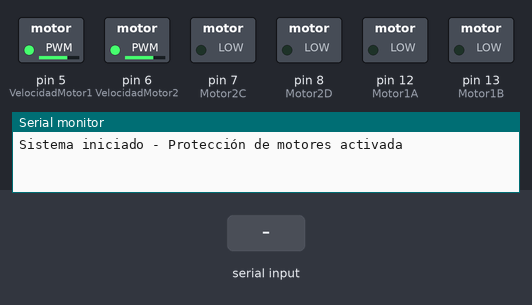
This sketch was run on a simulated Arduino Uno, built with avr-gcc and run on an emulated ATmega328P. Parts: switched loads named in the sketch (green lamp = pin HIGH), the last lines printed to the serial monitor. The inputs (shaded band) are chosen by the test bench.

Above: at 1.2 s.
1.3 s: "5" received over the second serial link
At 2.1 s:
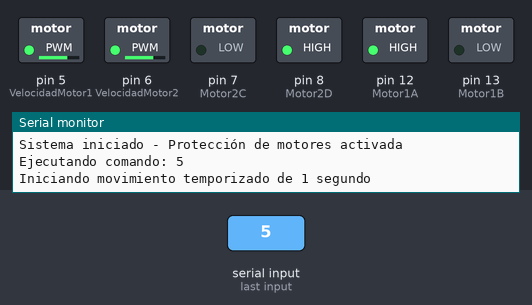
3.8 s: "2" received over the second serial link
At 4.7 s:
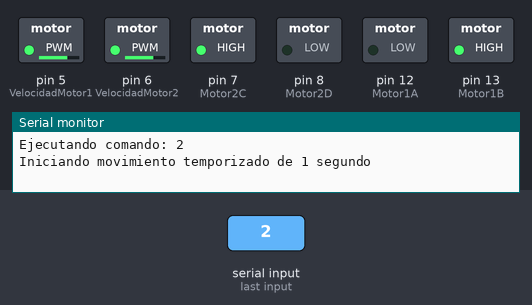
6.4 s: "H" received over the second serial link
At 7.8 s:
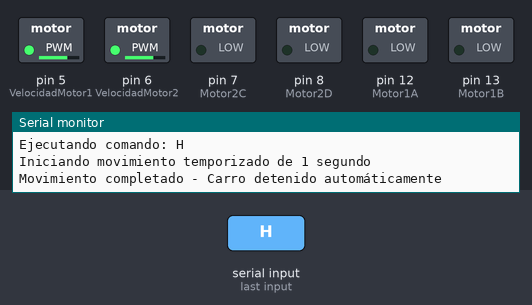
7.9 s: "3" received over the second serial link
At 8.7 s:
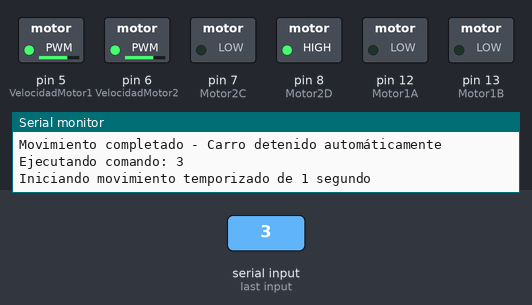
10.4 s: "4" received over the second serial link
At 11.0 s:
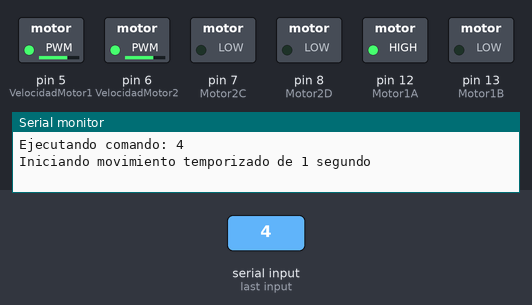
13.0 s: "6" received over the second serial link
At 14.6 s:
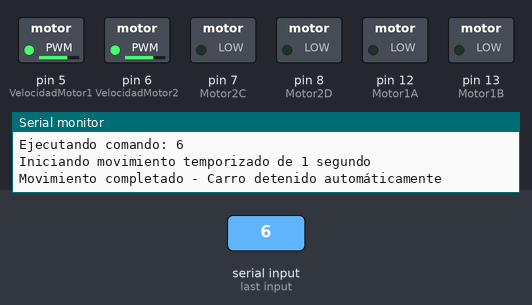
Timing chart, 0 to 15.5 s (numbered marks = the images above; inputs shaded):
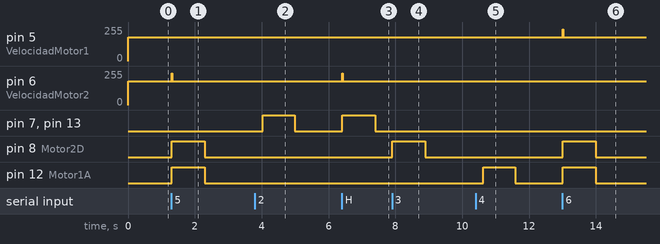

The sketch:

sketch_may25a.ino
```cpp
// // SIN TIEMPO DE EJECUCIÓN DE LOS MOVIMIENTOS
// // Incluimos libreria
// #include <SoftwareSerial.h>

// // Instanciamos objeto SoftwareSerial para controlar el bluetooth
// SoftwareSerial hc06(2,3);

// // Definición pines EnA y EnB para el control de la velocidad
// int VelocidadMotor1 = 5;
// int VelocidadMotor2 = 6;

// // Definición de los pines de control de giro de los motores In1, In2, In3 e In4
// int Motor1A = 12;
// int Motor1B = 13;
// int Motor2C = 7;
// int Motor2D = 8;


// // Definición de la velocidad inicial de los motores
// int speedMotor = 180;

// // Variable para capturar el comando que llega desde la app
// String cmd = "";

// // NUEVA FUNCIONALIDAD: Variables para el sistema de protección de motores
// String lastCommand = "0";  // Guardamos el último comando ejecutado (inicia en stop)
// unsigned long lastCommandTime = 0;  // Tiempo del último comando
// const int MOTOR_PROTECTION_DELAY = 150;  // Tiempo de pausa en millisegundos para proteger motores

// void setup(){
//   // Serial Monitor
//   Serial.begin(9600);

//   // Bluetooth Serial Port
//   hc06.begin(9600);


//   // Establecemos modo de los pines del control de motores
//   pinMode(Motor1A, OUTPUT);
//   pinMode(Motor1B, OUTPUT);
//   pinMode(Motor2C, OUTPUT);
//   pinMode(Motor2D, OUTPUT);
//   pinMode(VelocidadMotor1, OUTPUT);
//   pinMode(VelocidadMotor2, OUTPUT);

//   // Configuramos velocidad de los dos motores
//   analogWrite(VelocidadMotor1, speedMotor);
//   analogWrite(VelocidadMotor2, speedMotor);

//   // Iniciamos con los motores detenidos para seguridad
//   stopCar();

//   Serial.println("Sistema iniciado - Protección de motores activada");
// }

// void loop(){
//   // Leemos los datos recibidos
//   while(hc06.available() > 0){
//     cmd += (char)hc06.read();
//   }

//   // Programamos cada una de las acciones a realizar según el comando recibido
//   if(cmd != ""){
//     cmd = cmd[0];  // Tomamos solo el primer carácter

//     // PROTECCIÓN DE MOTORES: Verificamos si necesitamos pausa de seguridad
//     if(needsMotorProtection(cmd)){
//       Serial.println("Aplicando protección de motores...");
//       safeDirectionChange();
//     }

//     // Ejecutamos el comando solicitado
//     executeCommand(cmd);

//     // Actualizamos el registro del último comando para futura protección
//     lastCommand = cmd;
//     lastCommandTime = millis();

//     // Damos la orden como ejecutada y esperamos la siguiente
//     cmd = "";
//   }
// }

// // FUNCIÓN DE PROTECCIÓN: Determina si necesitamos aplicar pausa de seguridad
// bool needsMotorProtection(String newCommand){
//   // Si es el primer comando o es parar, no necesita protección
//   if(lastCommand == "0" || newCommand == "0"){
//     return false;
//   }

//   // Verificamos cambios peligrosos que requieren protección:

//   // 1. Cambio de adelante (1) a atrás (2) o viceversa
//   if((lastCommand == "1" && newCommand == "2") || (lastCommand == "2" && newCommand == "1")){
//     return true;
//   }

//   // 2. Cambio de giros básicos a movimientos opuestos
//   if((lastCommand == "3" && newCommand == "4") || (lastCommand == "4" && newCommand == "3")){
//     return true;
//   }

//   // 3. Cambio de movimientos diagonales hacia adelante a movimientos hacia atrás
//   if((lastCommand == "5" || lastCommand == "6") && (newCommand == "2" || newCommand == "H" || newCommand == "J")){
//     return true;
//   }

//   // 4. Cambio de movimientos diagonales hacia atrás a movimientos hacia adelante
//   if((lastCommand == "H" || lastCommand == "J") && (newCommand == "1" || newCommand == "5" || newCommand == "6")){
//     return true;
//   }

//   return false;  // No necesita protección
// }

// // FUNCIÓN DE PROTECCIÓN: Detiene motores y aplica pausa de seguridad
// void safeDirectionChange(){
//   // Primero detenemos completamente todos los motores
//   stopCar();

//   // Aplicamos pausa para que los motores se detengan completamente
//   // Esto previene picos de corriente y protege el hardware
//   delay(MOTOR_PROTECTION_DELAY);

//   Serial.println("Pausa de protección completada - Motores seguros para cambio de dirección");
// }

// // FUNCIÓN MEJORADA: Ejecuta el comando de manera segura
// void executeCommand(String command){
//   Serial.print("Ejecutando comando: ");
//   Serial.println(command);

//   if(command == "0"){
//     stopCar();
//   }else if(command == "1"){
//     moveForwardCar();
//   }else if(command == "2"){
//     moveBackwardsCar();
//   }else if(command == "3"){
//     turnLeftCar();
//   }else if(command == "4"){
//     turnRightCar();
//   }else if(command == "5"){
//     moveForwardLeft();
//   }else if(command == "6"){
//     moveForwardRight();
//   }else if(command == "H"){
//     moveBackwardsLeft();
//   }else if(command == "J"){
//     moveBackwardsRight();
//   }else{
//     Serial.println("Comando no reconocido - Deteniendo por seguridad");
//     stopCar();
//   }
// }

// void stopCar(){
//   // Paramos el carrito de forma segura
//   digitalWrite(Motor1A, LOW);
//   digitalWrite(Motor1B, LOW);
//   digitalWrite(Motor2C, LOW);
//   digitalWrite(Motor2D, LOW);
// }

// void turnRightCar(){
//   // Configuramos sentido de giro para girar a la derecha
//   // Solo el motor izquierdo gira hacia adelante, creando pivote
//   digitalWrite(Motor1A, HIGH);
//   digitalWrite(Motor1B, LOW);
//   digitalWrite(Motor2C, LOW);
//   digitalWrite(Motor2D, LOW);
// }

// void turnLeftCar(){
//   // Configuramos sentido de giro para girar a la izquierda
//   // Solo el motor derecho gira hacia adelante, creando pivote
//   digitalWrite(Motor1A, LOW);
//   digitalWrite(Motor1B, LOW);
//   digitalWrite(Motor2C, LOW);
//   digitalWrite(Motor2D, HIGH);
// }

// void moveForwardCar(){
//   // Configuramos ambos motores para avanzar en línea recta
//   digitalWrite(Motor1A, HIGH);
//   digitalWrite(Motor1B, LOW);
//   digitalWrite(Motor2C, LOW);
//   digitalWrite(Motor2D, HIGH);
// }

// void moveBackwardsCar(){
//   // Configuramos ambos motores para retroceder en línea recta
//   digitalWrite(Motor1A, LOW);
//   digitalWrite(Motor1B, HIGH);
//   digitalWrite(Motor2C, HIGH);
//   digitalWrite(Motor2D, LOW);
// }

// void moveForwardLeft(){
//   // Giramos a la izquierda mientras avanza (curva suave)
//   // Aumentamos temporalmente la velocidad del motor derecho
//   analogWrite(VelocidadMotor2, speedMotor + 60);

//   // Ambos motores van hacia adelante, pero uno más rápido
//   digitalWrite(Motor1A, HIGH);
//   digitalWrite(Motor1B, LOW);
//   digitalWrite(Motor2C, LOW);
//   digitalWrite(Motor2D, HIGH);

//   // Mantenemos la diferencia de velocidad por un momento
//   delay(20);

//   // Regresamos a velocidad normal para suavizar el movimiento
//   analogWrite(VelocidadMotor2, speedMotor);
// }

// void moveForwardRight(){
//   // Giramos a la derecha mientras avanza (curva suave)
//   // Aumentamos temporalmente la velocidad del motor izquierdo
//   analogWrite(VelocidadMotor1, speedMotor + 60);

//   // Ambos motores van hacia adelante, pero uno más rápido
//   digitalWrite(Motor1A, HIGH);
//   digitalWrite(Motor1B, LOW);
//   digitalWrite(Motor2C, LOW);
//   digitalWrite(Motor2D, HIGH);

//   // Mantenemos la diferencia de velocidad por un momento
//   delay(20);

//   // Regresamos a velocidad normal para suavizar el movimiento
//   analogWrite(VelocidadMotor1, speedMotor);
// }

// void moveBackwardsLeft(){
//   // Giramos a la izquierda mientras retrocede (curva suave hacia atrás)
//   // Aumentamos temporalmente la velocidad del motor derecho
//   analogWrite(VelocidadMotor2, speedMotor + 60);

//   // Ambos motores van hacia atrás, pero uno más rápido
//   digitalWrite(Motor1A, LOW);
//   digitalWrite(Motor1B, HIGH);
//   digitalWrite(Motor2C, HIGH);
//   digitalWrite(Motor2D, LOW);

//   // Mantenemos la diferencia de velocidad por un momento
//   delay(20);

//   // Regresamos a velocidad normal para suavizar el movimiento
//   analogWrite(VelocidadMotor2, speedMotor);
// }

// void moveBackwardsRight(){
//   // Giramos a la derecha mientras retrocede (curva suave hacia atrás)
//   // Aumentamos temporalmente la velocidad del motor izquierdo
//   analogWrite(VelocidadMotor1, speedMotor + 60);

//   // Ambos motores van hacia atrás, pero uno más rápido
//   digitalWrite(Motor1A, LOW);
//   digitalWrite(Motor1B, HIGH);
//   digitalWrite(Motor2C, HIGH);
//   digitalWrite(Motor2D, LOW);

//   // Mantenemos la diferencia de velocidad por un momento
//   delay(20);

//   // Regresamos a velocidad normal para suavizar el movimiento
//   analogWrite(VelocidadMotor1, speedMotor);
// }


// 1 SEC POR MOVIMIENTO

// Incluimos libreria
#include <SoftwareSerial.h>

// Instanciamos objeto SoftwareSerial para controlar el bluetooth
SoftwareSerial hc06(2,3);

// Definición pines EnA y EnB para el control de la velocidad
int VelocidadMotor1 = 5;
int VelocidadMotor2 = 6;

// Definición de los pines de control de giro de los motores In1, In2, In3 e In4
int Motor1A = 12;
int Motor1B = 13;
int Motor2C = 7;
int Motor2D = 8;


// Definición de la velocidad inicial de los motores
int speedMotor = 180;

// Variable para capturar el comando que llega desde la app
String cmd = "";

// NUEVA FUNCIONALIDAD: Variables para el sistema de protección de motores
String lastCommand = "0";  // Guardamos el último comando ejecutado (inicia en stop)
unsigned long lastCommandTime = 0;  // Tiempo del último comando
const int MOTOR_PROTECTION_DELAY = 150;  // Tiempo de pausa en millisegundos para proteger motores

// NUEVA FUNCIONALIDAD: Variables para movimientos temporizados
bool isMoving = false;  // Indica si el carro está ejecutando un movimiento temporizado
unsigned long movementStartTime = 0;  // Momento en que inició el movimiento actual
const int MOVEMENT_DURATION = 1000;  // Duración de cada movimiento en milisegundos (1 segundo)

void setup(){
  // Serial Monitor
  Serial.begin(9600);

  // Bluetooth Serial Port
  hc06.begin(9600);


  // Establecemos modo de los pines del control de motores
  pinMode(Motor1A, OUTPUT);
  pinMode(Motor1B, OUTPUT);
  pinMode(Motor2C, OUTPUT);
  pinMode(Motor2D, OUTPUT);
  pinMode(VelocidadMotor1, OUTPUT);
  pinMode(VelocidadMotor2, OUTPUT);

  // Configuramos velocidad de los dos motores
  analogWrite(VelocidadMotor1, speedMotor);
  analogWrite(VelocidadMotor2, speedMotor);

  // Iniciamos con los motores detenidos para seguridad
  stopCar();

  Serial.println("Sistema iniciado - Protección de motores activada");
}

void loop(){
  // NUEVA FUNCIONALIDAD: Verificamos si hay un movimiento temporizado en progreso
  if(isMoving){
    // Calculamos cuánto tiempo ha pasado desde que inició el movimiento
    unsigned long elapsedTime = millis() - movementStartTime;

    // Si ya pasó el tiempo programado (1 segundo), detenemos el carro
    if(elapsedTime >= MOVEMENT_DURATION){
      stopCar();
      isMoving = false;  // Marcamos que ya no hay movimiento en progreso
      Serial.println("Movimiento completado - Carro detenido automáticamente");
    }
  }

  // Leemos los datos recibidos
  while(hc06.available() > 0){
    cmd += (char)hc06.read();
  }

  // Programamos cada una de las acciones a realizar según el comando recibido
  if(cmd != ""){
    cmd = cmd[0];  // Tomamos solo el primer carácter

    // PROTECCIÓN DE MOTORES: Verificamos si necesitamos pausa de seguridad
    if(needsMotorProtection(cmd)){
      Serial.println("Aplicando protección de motores...");
      safeDirectionChange();
    }

    // Ejecutamos el comando solicitado
    executeCommand(cmd);

    // Actualizamos el registro del último comando para futura protección
    lastCommand = cmd;
    lastCommandTime = millis();

    // Damos la orden como ejecutada y esperamos la siguiente
    cmd = "";
  }
}

// FUNCIÓN DE PROTECCIÓN: Determina si necesitamos aplicar pausa de seguridad
bool needsMotorProtection(String newCommand){
  // Si es el primer comando o es parar, no necesita protección
  if(lastCommand == "0" || newCommand == "0"){
    return false;
  }

  // Verificamos cambios peligrosos que requieren protección:

  // 1. Cambio de adelante (1) a atrás (2) o viceversa
  if((lastCommand == "1" && newCommand == "2") || (lastCommand == "2" && newCommand == "1")){
    return true;
  }

  // 2. Cambio de giros básicos a movimientos opuestos
  if((lastCommand == "3" && newCommand == "4") || (lastCommand == "4" && newCommand == "3")){
    return true;
  }

  // 3. Cambio de movimientos diagonales hacia adelante a movimientos hacia atrás
  if((lastCommand == "5" || lastCommand == "6") && (newCommand == "2" || newCommand == "H" || newCommand == "J")){
    return true;
  }

  // 4. Cambio de movimientos diagonales hacia atrás a movimientos hacia adelante
  if((lastCommand == "H" || lastCommand == "J") && (newCommand == "1" || newCommand == "5" || newCommand == "6")){
    return true;
  }

  return false;  // No necesita protección
}

// FUNCIÓN DE PROTECCIÓN: Detiene motores y aplica pausa de seguridad
void safeDirectionChange(){
  // Primero detenemos completamente todos los motores
  stopCar();

  // Aplicamos pausa para que los motores se detengan completamente
  // Esto previene picos de corriente y protege el hardware
  delay(MOTOR_PROTECTION_DELAY);

  Serial.println("Pausa de protección completada - Motores seguros para cambio de dirección");
}

// FUNCIÓN MEJORADA: Ejecuta el comando de manera segura con temporización
void executeCommand(String command){
  Serial.print("Ejecutando comando: ");
  Serial.println(command);

  if(command == "0"){
    // El comando de parar es inmediato y cancela cualquier movimiento temporizado
    stopCar();
    isMoving = false;
    Serial.println("Carro detenido manualmente");
  }else if(command == "1"){
    startTimedMovement();
    moveForwardCar();
  }else if(command == "2"){
    startTimedMovement();
    moveBackwardsCar();
  }else if(command == "3"){
    startTimedMovement();
    turnLeftCar();
  }else if(command == "4"){
    startTimedMovement();
    turnRightCar();
  }else if(command == "5"){
    startTimedMovement();
    moveForwardLeft();
  }else if(command == "6"){
    startTimedMovement();
    moveForwardRight();
  }else if(command == "H"){
    startTimedMovement();
    moveBackwardsLeft();
  }else if(command == "J"){
    startTimedMovement();
    moveBackwardsRight();
  }else{
    Serial.println("Comando no reconocido - Deteniendo por seguridad");
    stopCar();
  }
}

// NUEVA FUNCIÓN: Inicia el sistema de temporización para movimientos
void startTimedMovement(){
  isMoving = true;  // Marcamos que hay un movimiento en progreso
  movementStartTime = millis();  // Guardamos el momento exacto en que inició
  Serial.println("Iniciando movimiento temporizado de 1 segundo");
}

void stopCar(){
  // Paramos el carrito de forma segura
  digitalWrite(Motor1A, LOW);
  digitalWrite(Motor1B, LOW);
  digitalWrite(Motor2C, LOW);
  digitalWrite(Motor2D, LOW);
}

void turnRightCar(){
  // Configuramos sentido de giro para girar a la derecha
  // Solo el motor izquierdo gira hacia adelante, creando pivote
  digitalWrite(Motor1A, HIGH);
  digitalWrite(Motor1B, LOW);
  digitalWrite(Motor2C, LOW);
  digitalWrite(Motor2D, LOW);
}

void turnLeftCar(){
  // Configuramos sentido de giro para girar a la izquierda
  // Solo el motor derecho gira hacia adelante, creando pivote
  digitalWrite(Motor1A, LOW);
  digitalWrite(Motor1B, LOW);
  digitalWrite(Motor2C, LOW);
  digitalWrite(Motor2D, HIGH);
}

void moveForwardCar(){
  // Configuramos ambos motores para avanzar en línea recta
  digitalWrite(Motor1A, HIGH);
  digitalWrite(Motor1B, LOW);
  digitalWrite(Motor2C, LOW);
  digitalWrite(Motor2D, HIGH);
}

void moveBackwardsCar(){
  // Configuramos ambos motores para retroceder en línea recta
  digitalWrite(Motor1A, LOW);
  digitalWrite(Motor1B, HIGH);
  digitalWrite(Motor2C, HIGH);
  digitalWrite(Motor2D, LOW);
}

void moveForwardLeft(){
  // Giramos a la izquierda mientras avanza (curva suave)
  // Aumentamos temporalmente la velocidad del motor derecho
  analogWrite(VelocidadMotor2, speedMotor + 60);

  // Ambos motores van hacia adelante, pero uno más rápido
  digitalWrite(Motor1A, HIGH);
  digitalWrite(Motor1B, LOW);
  digitalWrite(Motor2C, LOW);
  digitalWrite(Motor2D, HIGH);

  // Mantenemos la diferencia de velocidad por un momento
  delay(20);

  // Regresamos a velocidad normal para suavizar el movimiento
  analogWrite(VelocidadMotor2, speedMotor);
}

void moveForwardRight(){
  // Giramos a la derecha mientras avanza (curva suave)
  // Aumentamos temporalmente la velocidad del motor izquierdo
  analogWrite(VelocidadMotor1, speedMotor + 60);

  // Ambos motores van hacia adelante, pero uno más rápido
  digitalWrite(Motor1A, HIGH);
  digitalWrite(Motor1B, LOW);
  digitalWrite(Motor2C, LOW);
  digitalWrite(Motor2D, HIGH);

  // Mantenemos la diferencia de velocidad por un momento
  delay(20);

  // Regresamos a velocidad normal para suavizar el movimiento
  analogWrite(VelocidadMotor1, speedMotor);
}

void moveBackwardsLeft(){
  // Giramos a la izquierda mientras retrocede (curva suave hacia atrás)
  // Aumentamos temporalmente la velocidad del motor derecho
  analogWrite(VelocidadMotor2, speedMotor + 60);

  // Ambos motores van hacia atrás, pero uno más rápido
  digitalWrite(Motor1A, LOW);
  digitalWrite(Motor1B, HIGH);
  digitalWrite(Motor2C, HIGH);
  digitalWrite(Motor2D, LOW);

  // Mantenemos la diferencia de velocidad por un momento
  delay(20);

  // Regresamos a velocidad normal para suavizar el movimiento
  analogWrite(VelocidadMotor2, speedMotor);
}

void moveBackwardsRight(){
  // Giramos a la derecha mientras retrocede (curva suave hacia atrás)
  // Aumentamos temporalmente la velocidad del motor izquierdo
  analogWrite(VelocidadMotor1, speedMotor + 60);

  // Ambos motores van hacia atrás, pero uno más rápido
  digitalWrite(Motor1A, LOW);
  digitalWrite(Motor1B, HIGH);
  digitalWrite(Motor2C, HIGH);
  digitalWrite(Motor2D, LOW);

  // Mantenemos la diferencia de velocidad por un momento
  delay(20);

  // Regresamos a velocidad normal para suavizar el movimiento
  analogWrite(VelocidadMotor1, speedMotor);
}
```

Measured:
- after the input at 1.3 s, pin 6 (VelocidadMotor2): 180/255 → 240/255 at once, → 180/255 0.02 s later; pin 8 (Motor2D), pin 12 (Motor1A): LOW → HIGH at once, → LOW 0.99 s later
- after the input at 3.8 s, pin 7 (Motor2C), pin 13 (Motor1B): LOW → HIGH after 0.24 s, → LOW 0.95 s later
- after the input at 6.4 s, pin 6 (VelocidadMotor2): 180/255 → 240/255 at once, → 180/255 0.02 s later; pin 7 (Motor2C), pin 13 (Motor1B): LOW → HIGH at once, → LOW 1.0 s later
- after the input at 7.9 s, pin 8 (Motor2D): LOW → HIGH at once, → LOW 0.99 s later
- after the input at 10.4 s, pin 12 (Motor1A): LOW → HIGH after 0.24 s, → LOW 0.95 s later
- after the input at 13.0 s, pin 5 (VelocidadMotor1): 180/255 → 240/255 at once, → 180/255 0.02 s later; pin 8 (Motor2D), pin 12 (Motor1A): LOW → HIGH at once, → LOW 0.99 s later
